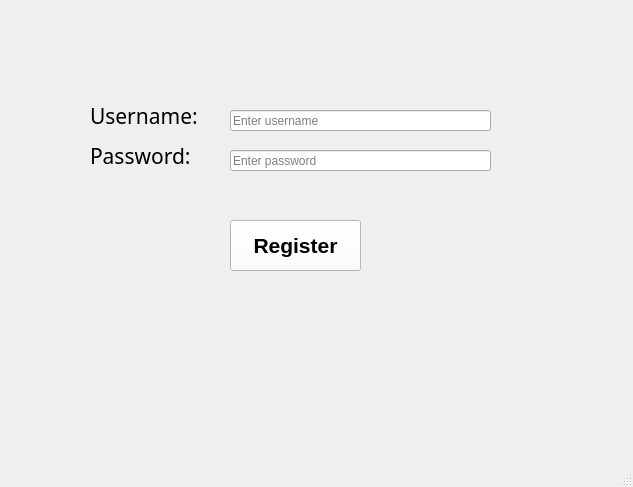
<?xml version="1.0" encoding="UTF-8"?>
<ui version="4.0">
 <class>MainWindow</class>
 <widget class="QMainWindow" name="MainWindow">
  <property name="geometry">
   <rect>
    <x>0</x>
    <y>0</y>
    <width>633</width>
    <height>487</height>
   </rect>
  </property>
  <property name="windowTitle">
   <string>Register New User</string>
  </property>
  <property name="windowIcon">
   <iconset resource="Iconresfinal.qrc">
    <normaloff>:/iconres/icons/register.png</normaloff>:/iconres/icons/register.png</iconset>
  </property>
  <widget class="QWidget" name="centralwidget">
   <widget class="QPushButton" name="regisnew_bt">
    <property name="geometry">
     <rect>
      <x>230</x>
      <y>220</y>
      <width>131</width>
      <height>51</height>
     </rect>
    </property>
    <property name="font">
     <font>
      <pointsize>16</pointsize>
      <weight>75</weight>
      <bold>true</bold>
     </font>
    </property>
    <property name="cursor">
     <cursorShape>ArrowCursor</cursorShape>
    </property>
    <property name="styleSheet">
     <string notr="true">background-color: rgb(255, 255, 255);</string>
    </property>
    <property name="text">
     <string>Register</string>
    </property>
   </widget>
   <widget class="QLabel" name="label">
    <property name="geometry">
     <rect>
      <x>90</x>
      <y>100</y>
      <width>121</width>
      <height>31</height>
     </rect>
    </property>
    <property name="font">
     <font>
      <family>Montserrat</family>
      <pointsize>16</pointsize>
      <weight>50</weight>
      <italic>false</italic>
      <bold>false</bold>
     </font>
    </property>
    <property name="text">
     <string>Username:</string>
    </property>
   </widget>
   <widget class="QLineEdit" name="pass_reg">
    <property name="geometry">
     <rect>
      <x>230</x>
      <y>150</y>
      <width>261</width>
      <height>21</height>
     </rect>
    </property>
    <property name="text">
     <string/>
    </property>
    <property name="echoMode">
     <enum>QLineEdit::Password</enum>
    </property>
    <property name="placeholderText">
     <string>Enter password</string>
    </property>
    <property name="clearButtonEnabled">
     <bool>false</bool>
    </property>
   </widget>
   <widget class="QLabel" name="label_2">
    <property name="geometry">
     <rect>
      <x>90</x>
      <y>140</y>
      <width>121</width>
      <height>31</height>
     </rect>
    </property>
    <property name="font">
     <font>
      <family>Montserrat</family>
      <pointsize>16</pointsize>
      <weight>50</weight>
      <italic>false</italic>
      <bold>false</bold>
     </font>
    </property>
    <property name="text">
     <string>Password:</string>
    </property>
   </widget>
   <widget class="QLineEdit" name="user_reg">
    <property name="geometry">
     <rect>
      <x>230</x>
      <y>110</y>
      <width>261</width>
      <height>21</height>
     </rect>
    </property>
    <property name="text">
     <string/>
    </property>
    <property name="placeholderText">
     <string>Enter username</string>
    </property>
    <property name="clearButtonEnabled">
     <bool>false</bool>
    </property>
   </widget>
  </widget>
  <widget class="QMenuBar" name="menubar">
   <property name="geometry">
    <rect>
     <x>0</x>
     <y>0</y>
     <width>633</width>
     <height>21</height>
    </rect>
   </property>
  </widget>
  <widget class="QStatusBar" name="statusbar"/>
 </widget>
 <resources>
  <include location="Iconresfinal.qrc"/>
 </resources>
 <connections/>
</ui>
